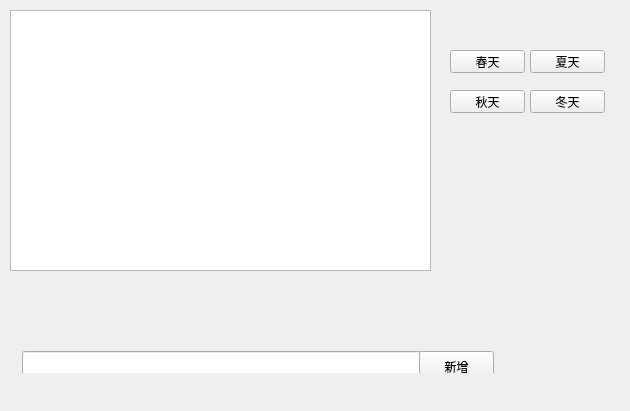
<?xml version="1.0" encoding="UTF-8"?>
<ui version="4.0">
 <class>seasonPlan</class>
 <widget class="QWidget" name="seasonPlan">
  <property name="geometry">
   <rect>
    <x>0</x>
    <y>0</y>
    <width>630</width>
    <height>411</height>
   </rect>
  </property>
  <property name="minimumSize">
   <size>
    <width>630</width>
    <height>411</height>
   </size>
  </property>
  <property name="maximumSize">
   <size>
    <width>630</width>
    <height>411</height>
   </size>
  </property>
  <property name="windowTitle">
   <string>seasonPlan</string>
  </property>
  <widget class="QPushButton" name="springBtn">
   <property name="geometry">
    <rect>
     <x>450</x>
     <y>50</y>
     <width>75</width>
     <height>23</height>
    </rect>
   </property>
   <property name="text">
    <string>春天</string>
   </property>
  </widget>
  <widget class="QPushButton" name="summerBtn">
   <property name="geometry">
    <rect>
     <x>530</x>
     <y>50</y>
     <width>75</width>
     <height>23</height>
    </rect>
   </property>
   <property name="text">
    <string>夏天</string>
   </property>
  </widget>
  <widget class="QPushButton" name="autumnBtn">
   <property name="geometry">
    <rect>
     <x>450</x>
     <y>90</y>
     <width>75</width>
     <height>23</height>
    </rect>
   </property>
   <property name="text">
    <string>秋天</string>
   </property>
  </widget>
  <widget class="QPushButton" name="winterBtn">
   <property name="geometry">
    <rect>
     <x>530</x>
     <y>90</y>
     <width>75</width>
     <height>23</height>
    </rect>
   </property>
   <property name="text">
    <string>冬天</string>
   </property>
  </widget>
  <widget class="QListWidget" name="seasonlistWidget">
   <property name="geometry">
    <rect>
     <x>10</x>
     <y>10</y>
     <width>421</width>
     <height>261</height>
    </rect>
   </property>
  </widget>
  <widget class="QWidget" name="">
   <property name="geometry">
    <rect>
     <x>11</x>
     <y>340</y>
     <width>494</width>
     <height>33</height>
    </rect>
   </property>
   <layout class="QHBoxLayout" name="horizontalLayout">
    <item>
     <widget class="QLineEdit" name="planLineEdit">
      <property name="minimumSize">
       <size>
        <width>411</width>
        <height>31</height>
       </size>
      </property>
      <property name="maximumSize">
       <size>
        <width>411</width>
        <height>31</height>
       </size>
      </property>
     </widget>
    </item>
    <item>
     <widget class="QPushButton" name="addBtn">
      <property name="minimumSize">
       <size>
        <width>75</width>
        <height>31</height>
       </size>
      </property>
      <property name="maximumSize">
       <size>
        <width>75</width>
        <height>31</height>
       </size>
      </property>
      <property name="text">
       <string>新增</string>
      </property>
     </widget>
    </item>
   </layout>
  </widget>
 </widget>
 <layoutdefault spacing="6" margin="11"/>
 <resources/>
 <connections/>
</ui>
